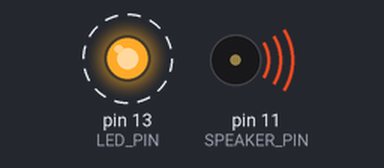
A sketch run on a simulated Arduino Uno, built with avr-gcc and run on an emulated ATmega328P. Shown: output pins drawn as LEDs (lit = HIGH), buzzer (waves = sounding). Dashed ring = blinking. Random numbers use the default seed unless the sketch sets one.

Above: at 0.2 s.
Timing chart, 0 to 3.0 s (numbered marks = the images above):
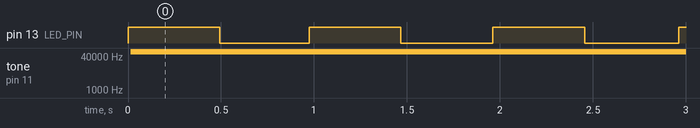

Measured:
- by itself, pin 13 (LED_PIN): alternates HIGH for 0.49 s and LOW for 0.49 s
- by itself, tone on pin 11 (SPEAKER_PIN): silent → 62500 Hz at 0.01 s

The sketch:

Karplus_Henon.ino
```cpp
// 2x Karplus-Strong and Henon fractal //

#define SAMPLE_RATE 22050
#define SIZE        256
#define OFFSET      32
#define LED_PIN     13
#define LED_PORT    PORTB
#define LED_BIT     5
#define SPEAKER_PIN 11

  int out1;
  int last1 = 0;
  int curr1 = 0;
  uint8_t delaymem1[SIZE];
  uint8_t locat1 = 0;
  uint8_t bound1 = SIZE;
  int accum1 = 0;
  int lowpass1 = 2;
  bool trig1 = false;

  int out2;
  int last2 = 0;
  int curr2 = 0;
  uint8_t delaymem2[SIZE];
  uint8_t locat2 = 0;
  uint8_t bound2 = SIZE;
  int accum2 = 0;
  int lowpass2 = 1;
  bool trig2 = false;

  float a = 1.4;
  float b = 0.3;
  float x = 1.0;
  float y = 1.0;


ISR(TIMER1_COMPA_vect) {

  OCR2A = 0xff & ((out1 + out2)>>1);

  if (trig1) {

    for (int m = 0; m < SIZE; m++) delaymem1[m] = random();

    trig1 = false;

  } else {

    delaymem1[locat1++] = out1;

    if (locat1 >= bound1) locat1 = 0;

    curr1 = delaymem1[locat1];

    out1 = accum1 >> lowpass1;

    accum1 = accum1 - out1 + ((last1>>1) + (curr1>>1));

    last1 = curr1;

  }

  if (trig2) {

    for (int n = 0; n < SIZE; n++) delaymem2[n] = random();

    trig2 = false;

 } else {

    delaymem2[locat2++] = out2;

    if (locat2 >= bound2) locat2 = 0;

    curr2 = delaymem2[locat2];

    out2 = accum2 >> lowpass2;

    accum2 = accum2 - out2 + ((last2>>1) + (curr2>>1));

    last2 = curr2;

  }

}

void startPlayback(){

    pinMode(SPEAKER_PIN, OUTPUT);
    pinMode(LED_PIN, OUTPUT);

    ASSR &= ~(_BV(EXCLK) | _BV(AS2));

    TCCR2A |= _BV(WGM21) | _BV(WGM20);
    TCCR2B &= ~_BV(WGM22);

    TCCR2A = (TCCR2A | _BV(COM2A1)) & ~_BV(COM2A0);
    TCCR2A &= ~(_BV(COM2B1) | _BV(COM2B0));

    TCCR2B = (TCCR2B & ~(_BV(CS12) | _BV(CS11))) | _BV(CS10);

    OCR2A = 0;

    cli();

    TCCR1B = (TCCR1B & ~_BV(WGM13)) | _BV(WGM12);
    TCCR1A = TCCR1A & ~(_BV(WGM11) | _BV(WGM10));

    TCCR1B = (TCCR1B & ~(_BV(CS12) | _BV(CS11))) | _BV(CS10);

    OCR1A = F_CPU / SAMPLE_RATE;

    TIMSK1 |= _BV(OCIE1A);

    sei();

}


void stopPlayback()
{

    TIMSK1 &= ~_BV(OCIE1A);

    TCCR1B &= ~_BV(CS10);
    TCCR2B &= ~_BV(CS10);

    digitalWrite(SPEAKER_PIN, LOW);
}


void setup() {

  startPlayback();

}


void loop() {

  LED_PORT ^= 1 << LED_BIT;

  float nx = x;
  float ny = y;

  x = 1 + ny - a * pow(nx,2);
  y = b * nx;

  int xout = 1000 * x;
  int yout = 1000 * y;

  bound1 = map(xout, -1500, 1500, OFFSET, SIZE);
  trig1 = true;

  delay (240);

  bound2 = map(yout, -400, 400, OFFSET, SIZE);
  trig2 = true;

  delay (240);

}
```
